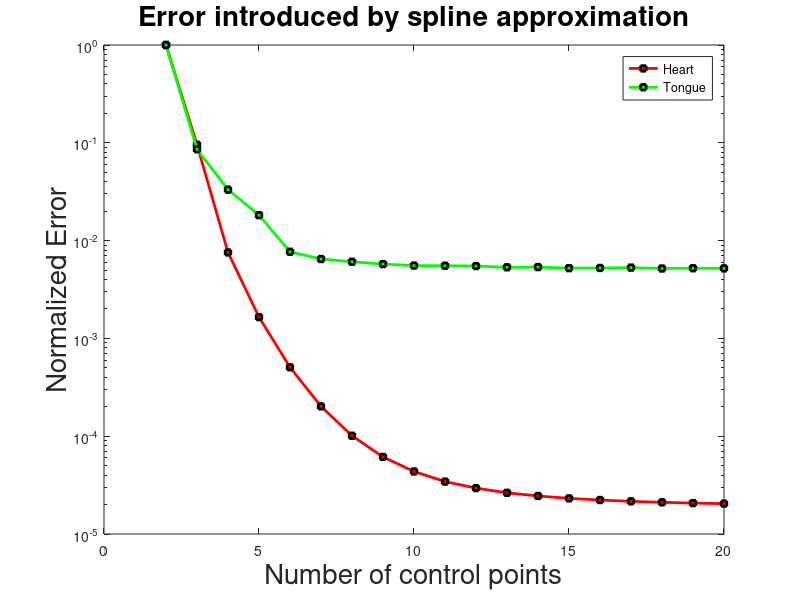

This figure's MATLAB source: (Note: this script raises an error after producing the figure.)
clc;
clear all;
close all;

abcissa = 2:20;

set(gca,'FontSize',13)

heartDataMean = [
    0.02875026731662125600,
    0.00274825956844097640,
    0.00021757953774322861,
    0.00004746025979648747,
    0.00001456266234415161,
    0.00000580652744253723,
    0.00000290574354736542,
    0.00000176513206150563,
    0.00000125335051044070,
    0.00000098738326048822,
    0.00000084687993805093,
    0.00000075837542631283,
    0.00000070371750536387,
    0.00000066577064117580,
    0.00000063969932034956,
    0.00000062022578522290,
    0.00000060636101559777,
    0.00000059528732590031,
    0.00000058816021081711];
    
heartDataMax = [
    7.27561254864655900000,
    3.42226778627140420000,
    0.01124380754183075900,
    0.00344813333957972580,
    0.00118464844692176970,
    0.00044780491759636450,
    0.00019105495572505345,
    0.00009830213611191798,
    0.00009480076883897392,
    0.00008863539514425093,
    0.00008697781790377309,
    0.00008506997466846772,
    0.00008365100984325797,
    0.00008402649947487872,
    0.00008270075346197123,
    0.00008233040174104978,
    0.00008195214667645686,
    0.00008245627404064375,
    0.00008197391810690566];
    
tongueDataMean = [
    0.00092220484048968581,
    0.00007922389530301231,
    0.00003061470812694536,
    0.00001678253610380214,
    0.00000709251906845081,
    0.00000597784641859018,
    0.00000560620065422586,
    0.00000530685346713641,
    0.00000512214335014304,
    0.00000510324159155037,
    0.00000506503361068551,
    0.00000491765346713275,
    0.00000494503886965513,
    0.00000482270193162149,
    0.00000484265036976593,
    0.00000488155455375184,
    0.00000478172530583692,
    0.00000481200229554399,
    0.00000479765346418503];

heartDataMeanNormalized = heartDataMean / heartDataMean(1);
tongueDataMeanNormalized = tongueDataMean / tongueDataMean(1);

semilogy(abcissa, heartDataMeanNormalized, '-rs','LineWidth',2, 'MarkerEdgeColor','k', 'MarkerFaceColor','r','MarkerSize',4);
hold all;
semilogy(abcissa, tongueDataMeanNormalized, '-gs','LineWidth',2, 'MarkerEdgeColor','k', 'MarkerFaceColor','g','MarkerSize',4);
cd('../plot2svg');
title('Error introduced by spline approximation', 'FontSize', 20);
xlabel('Number of control points', 'FontSize', 20);
ylabel('Normalized Error', 'FontSize', 20);
legend('Heart', 'Tongue');
plot2svg('../spline_approximation/spline_approximation.svg');
cd('../spline_approximation');